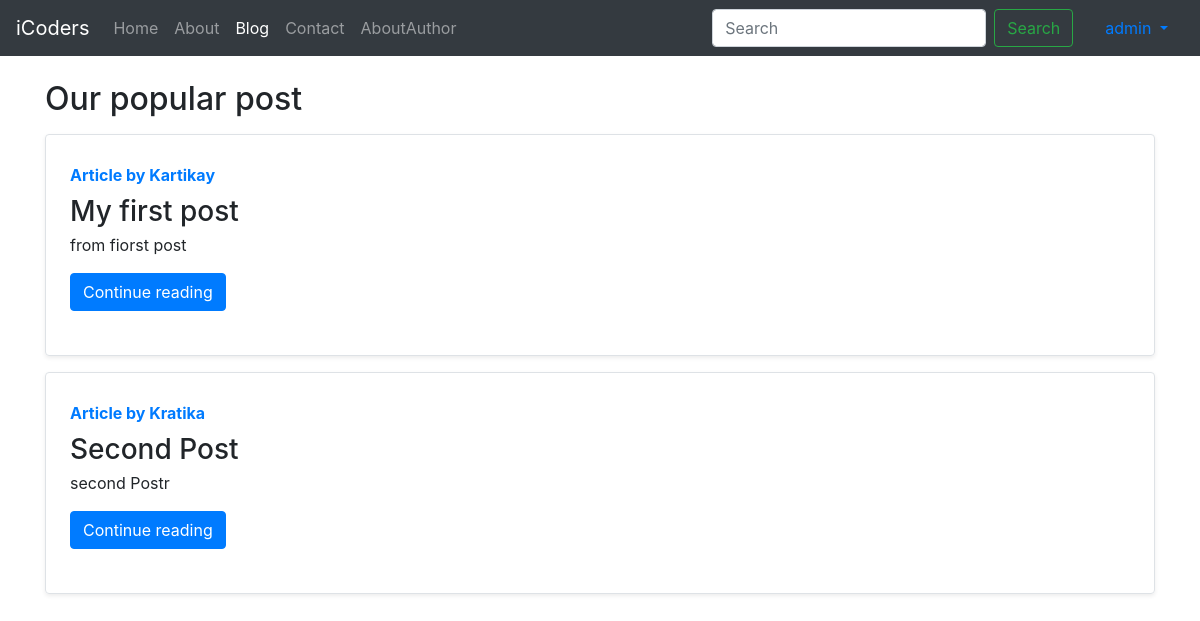
Page /blog/ (signed in) on the committed database.
### blog/models.py (models this page shows)
class Post(models.Model):
    sno=models.AutoField(primary_key=True)
    title=models.CharField(max_length=255)
    author=models.CharField(max_length=50)
    content=models.TextField()
    slug=models.CharField(max_length=30)
    tiemStamp=models.DateTimeField(blank=True)
    def __str__(self):
        return  self.title +' by '+self.author

### blog/views.py (the view)
# urls.py: path('',views.blogHome,name='blogHhome'),
def blogHome(request):
    allpost=Post.objects.all()
    context={'allpost':allpost}
    print(allpost)
    return render(request,'blog/blogHome.html',context)

### templates/blog/blogHome.html (shortened to what this page needs)
{% extends "base.html" %}
{% block Blog %} active{% endblock Blog %}
{% block body %}
    <div class="container my-4">
        <h2>Our popular post</h2>
        {% for post  in allpost  %}
        <div class="row no-gutters border rounded overflow-hidden flex-md-row my-3 shadow-sm h-md-250 position-relative">
            <div class="col p-4 d-flex my-1 flex-column position-static">
            <strong class="d-inline-block mb-2 text-primary">Article by {{post.author}}</strong>
            <h3 class="mb-0">{{post.title}}</h3>
            <p class="card-text mb-auto">{{post.content |truncatechars:500}}</p>
                <div>
                    <a href="/blog/{{post.slug}}" class="btn btn-primary my-3">Continue reading</a>
                </div>
                </div>
            </div>
{%endfor%}
</div>
    {% endblock body %}

### templates/base.html (shortened to what this page needs)
<!doctype html>
<html lang="en">
<head>
  <link rel="stylesheet" href="https://stackpath.bootstrapcdn.com/bootstrap/4.3.1/css/bootstrap.min.css"
>
</head>
<nav class="navbar navbar-expand-lg navbar-dark bg-dark">
  <a class="navbar-brand" href="/">iCoders</a>
  <div class="collapse navbar-collapse" id="navbarSupportedContent">
    <ul class="navbar-nav mr-auto">
      <li class="nav-item ">
        <a class="nav-link {% block Home %} {% endblock Home %}"  href="/">Home <span class="sr-only">(current)</span></a>
      </li>
      <li class="nav-item">
        <a class="nav-link {% block About %} {% endblock About %}" href='/about'>About</a>
      </li>
      <li class="nav-item">
        <a class="nav-link {% block Blog %} {% endblock Blog %}" href='/blog'>Blog</a>
      </li>
      <li class="nav-item">
        <a class="nav-link {% block Contact %} {% endblock Contact %}" href='/contact'>Contact</a>
      </li>
      <li class="nav-item">
        <a class="nav-link {% block Author %} {% endblock Author %}" href='/author'>AboutAuthor</a>
      </li>
    </ul>
    <form class="form-inline my-2 my-lg-0 mx-3" form method="get" action="/search">
        <input class="form-control mr-sm-2" type="search" name='query' id ='query' placeholder="Search" aria-label="Search">
        <button class="btn btn-outline-success my-2 my-sm-0" type="submit">Search</button>
      </form>
    {% if user.is_authenticated %}
    <ul class="nav-bar nav">
      <li class="nav-item dropdown ">
        <a class="nav-link dropdown-toggle" href="#" id="navbarDropdown" role="button" data-toggle="dropdown" aria-haspopup="true" aria-expanded="false">
          {{request.user}}
        </a>
      </li>
      </ul>
      {% else %}
    <button type="button" class="btn btn-success mr-1" data-toggle="modal" data-target="#loginmodal">
      Login
    </button>
      <button type="button" class="btn btn-success mr-1" data-toggle="modal" data-target="#signupmodal">
        SignUp</button>
      {% endif %}
  </div>
</nav>
{% block body %} {% endblock body %}
</body>
</html>

### rows in the picture
Post: author "Kartikay", title "My first post", content "from fiorst post"
Post: author "Kratika", title "Second Post", content "second Postr"

### other values in the picture
{{ request.user }} "admin"
